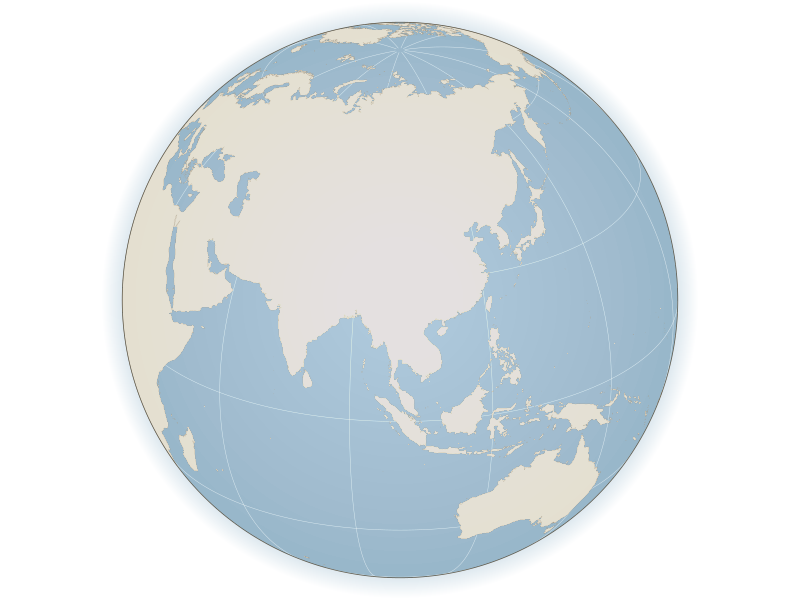
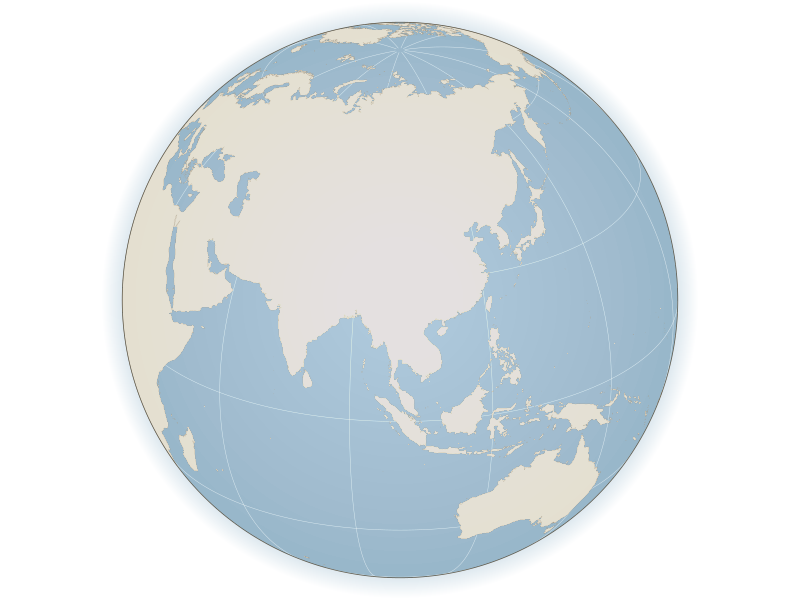

Generate these figures, in order, with R:
# locator_globe_figure.R
# Locator inset for Figure 1A: an orthographic globe centred on the study area,
# in the Wikipedia idiom -- but WITHOUT national boundaries. Standalone: it needs
# neither setup.R nor data/cache/, only rnaturalearth's coastlines, and it writes
# straight into the panel folder for the manual layout.
#
# WHY NO BOUNDARIES
# Natural Earth's outlines do not match the official Chinese depiction (South
# Tibet falls outside its China polygon; Taiwan, Hong Kong and Macao are
# separate `admin` entries; there is no South China Sea line), and the official
# standard maps are issued as finished artwork with a review number rather than
# as GIS layers, so they cannot simply be substituted here. Drawing no political
# boundaries at all sidesteps the question: the inset only has to say WHERE the
# study area is, which a coastline and a marker do on their own. The country
# polygons are therefore dissolved into a single landmass and only the coastline
# is drawn.
#
# The orthographic projection (+proj=ortho) renders the Earth as a disc showing
# one hemisphere. The awkward part is the horizon: polygons that cross it
# produce garbage if transformed naively, so the world is first clipped on the
# SPHERE (s2) with a spherical cap centred on the view point, and only the
# surviving geometry is projected.
#
# Input:  rnaturalearth (coastlines only)
# Output: output/figures/fig01_panels/locator_globe.png (+ .pdf)

required <- c("sf", "ggplot2", "rnaturalearth", "rnaturalearthdata", "here")
missing <- required[!vapply(required, requireNamespace, logical(1), quietly = TRUE)]
if (length(missing) > 0) stop("Please install: ", paste(missing, collapse = ", "))

library(sf)
library(ggplot2)
library(here)

proj_dir <- here()
out_dir  <- file.path(proj_dir, "output", "figures", "fig01_panels")
dir.create(out_dir, showWarnings = FALSE, recursive = TRUE)

FIG_MM  <- 38          # square inset, mm
FIG_DPI <- 600

## ---- view point + styling ---------------------------------------------------
lon0 <- 100.47; lat0 <- 25.94        # view centre (the study area)
show_graticule <- TRUE
## No study-area marker is drawn: it is added by hand in the layout.

## Land and ocean have to differ in LIGHTNESS, not just hue. The first version
## paired #DCD6C8 land with #C3D6E2 ocean -- almost the same lightness, so they
## separated only by hue and merged wherever the sphere lighting brightened the
## centre. Each preset below keeps a clear lightness gap.
palette_name <- "classic"            # "classic" | "slate" | "deep"
palettes <- list(
  # light warm land on mid blue ocean; ocean sits in the plan map's water family
  classic = list(ocean = "#96B6C9", land = "#E4DECF", coast = "#A29884",
                 halo  = "#8FB3C9"),
  # neutral: no hue competing with the red site symbols elsewhere in the figure
  slate   = list(ocean = "#8C9EAB", land = "#EDEAE3", coast = "#948C7E",
                 halo  = "#8C9EAB"),
  # strongest separation, for very small placements
  deep    = list(ocean = "#6E97AF", land = "#F0E9D9", coast = "#8F8672",
                 halo  = "#7FA6BC")
)
pal <- palettes[[palette_name]]

## Shading. Both effects are built from STACKED TRANSLUCENT CIRCLES rather than
## a raster: they stay vector in the PDF, and they need no differencing because
## overlapping alpha accumulates on its own.
##   sphere_light  centre brightening -> the disc reads as a lit ball, not a
##                 flat circle (limb darkening by relative contrast)
##   halo          an atmosphere glow drawn UNDER the globe, so only the part
##                 outside the limb shows
sphere_light <- 0.24    # 0 = flat disc; too high and it washes out the contrast
halo_alpha   <- 0.30    # 0 = no atmosphere
n_halo       <- 44      # opaque rings: as many as you like
n_light      <- 18      # alpha layers: keep low, see the note below
circle_seg   <- 120     # nQuadSegs: keeps the limb from looking faceted

ocean_col  <- pal$ocean
land_col   <- pal$land
coast_col  <- pal$coast
halo_col   <- pal$halo
limb_col   <- "#5E5849"
grat_col   <- "#FFFFFF"
light_col  <- "#FFFFFF"

R <- 6371000
ortho <- sprintf(paste0("+proj=ortho +lat_0=%s +lon_0=%s +x_0=0 +y_0=0 ",
                        "+a=%s +b=%s +units=m +no_defs"), lat0, lon0, R, R)

## ---- visible hemisphere, cut on the sphere ---------------------------------
sf_use_s2(TRUE)
centre <- st_sfc(st_point(c(lon0, lat0)), crs = 4326)
## a spherical cap just short of 90 deg: at exactly 90 the limb is degenerate
cap <- st_buffer(centre, dist = R * (89.5 * pi / 180))

world <- rnaturalearth::ne_countries(scale = "medium", returnclass = "sf") |>
  st_make_valid()
world_vis <- suppressWarnings(st_intersection(world, cap))
## dissolve the countries: this is what removes every political boundary and
## leaves a single landmass whose only edge is the coast
land <- suppressWarnings(st_union(st_geometry(world_vis))) |> st_make_valid()

grat <- NULL
if (show_graticule) {
  ## built at 1-degree steps, so no st_segmentize() (and no lwgeom) needed
  mer <- lapply(seq(-180, 150, by = 30), function(L)
    st_linestring(cbind(L, seq(-89, 89, by = 1))))
  par <- lapply(seq(-60, 60, by = 30), function(B)
    st_linestring(cbind(seq(-180, 180, by = 1), B)))
  grat <- suppressWarnings(st_intersection(st_sfc(c(mer, par), crs = 4326), cap))
}

sf_use_s2(FALSE)

## ---- project ---------------------------------------------------------------
to_ortho <- function(x) if (is.null(x) || length(x) == 0) NULL else
  suppressWarnings(st_transform(x, ortho))
land_o <- to_ortho(land)
grat_o <- to_ortho(grat)

## the globe itself: a disc of Earth radius in projected metres
origin <- st_sfc(st_point(c(0, 0)), crs = ortho)
globe  <- st_buffer(origin, R, nQuadSegs = circle_seg)

## graded stack of concentric circles; alpha accumulates toward whichever end
## the radii converge on
## WATCH THE ALPHA. Stacking many circles at alpha = total/n fails once the
## per-layer alpha drops below the 8-bit quantisation step: the per-channel
## blend differences round inconsistently (blue up, red/green down for a blue
## fill) and the bias ACCUMULATES, turning a blue-grey glow saturated violet.
## So: the halo, whose background is the known white page, is built from OPAQUE
## rings of pre-blended colour -- no alpha at all. The sphere light sits over
## varying content so it does need alpha, but with few enough layers that each
## one is comfortably above the quantisation floor.
blend_white <- function(col, a) {
  c0 <- grDevices::col2rgb(col)[, 1] / 255
  grDevices::rgb(c0[1] * a + (1 - a), c0[2] * a + (1 - a), c0[3] * a + (1 - a))
}

# atmosphere: opaque rings, largest first, so each is overpainted by the next
halo_r <- seq(R * 1.075, R, length.out = n_halo)
halo_a <- seq(0, halo_alpha, length.out = n_halo)
halo_layers <- lapply(seq_along(halo_r), function(i)
  geom_sf(data = st_buffer(origin, halo_r[i], nQuadSegs = circle_seg),
          fill = blend_white(halo_col, halo_a[i]), colour = NA))

# sphere: radii shrink to the centre, drawn over the globe -> centre brightens
light_a <- 1 - (1 - sphere_light)^(1 / n_light)
light_layers <- lapply(seq(R, R * 0.18, length.out = n_light), function(r)
  geom_sf(data = st_buffer(origin, r, nQuadSegs = circle_seg),
          fill = light_col, colour = NA, alpha = light_a))

cat("landmass dissolved from", nrow(world_vis),
    "country polygons | no political boundaries drawn\n")

## ---- draw ------------------------------------------------------------------
p <- ggplot()
if (halo_alpha > 0) for (l in halo_layers) p <- p + l      # under the globe
p <- p + geom_sf(data = globe, fill = ocean_col, colour = NA)

if (show_graticule && !is.null(grat_o))
  p <- p + geom_sf(data = grat_o, colour = grat_col, linewidth = 0.15,
                   alpha = 0.7)

p <- p +
  geom_sf(data = land_o, fill = land_col, colour = coast_col, linewidth = 0.08)

# sphere shading over ocean AND land, but under the marker
if (sphere_light > 0) for (l in light_layers) p <- p + l

p <- p +
  # limb last, so it sits over every edge
  geom_sf(data = globe, fill = NA, colour = limb_col, linewidth = 0.25) +
  coord_sf(crs = ortho, expand = FALSE, datum = NA) +
  theme_void() +
  theme(plot.margin = margin(1, 1, 1, 1),
        plot.background = element_rect(fill = "white", colour = NA))

ggsave(file.path(out_dir, "locator_globe.png"), p,
       width = FIG_MM, height = FIG_MM, units = "mm", dpi = FIG_DPI,
       device = ragg::agg_png)
ggsave(file.path(out_dir, "locator_globe.pdf"), p,
       width = FIG_MM, height = FIG_MM, units = "mm", device = cairo_pdf)
message("locator_globe_figure.R done -> ", out_dir, "/locator_globe.(png|pdf)")
